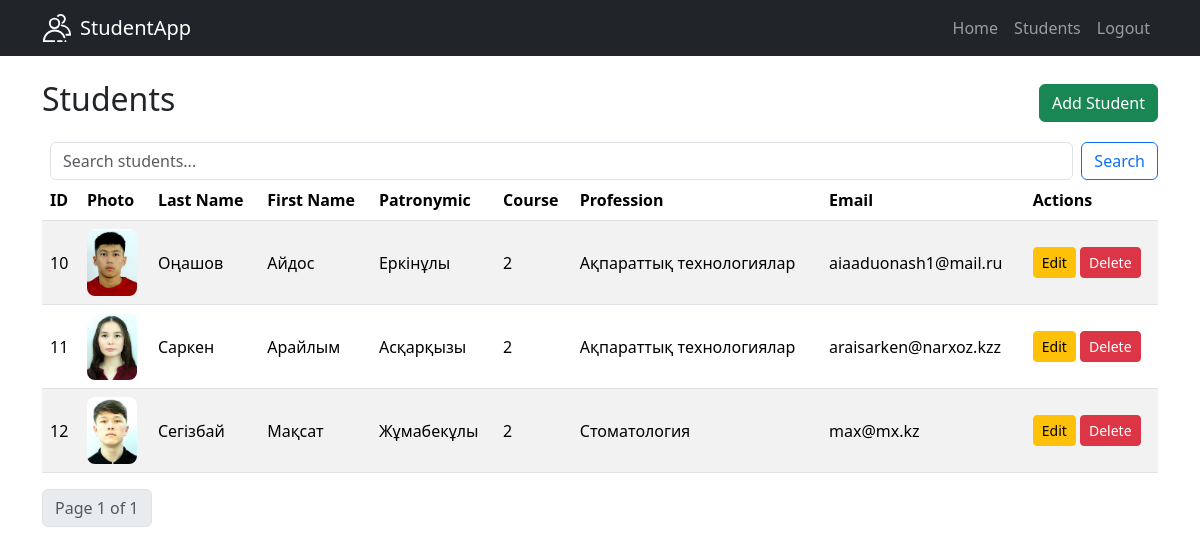
Page /students (signed in) on the committed database.
### app/models.py (models this page shows)
class Student(db.Model):
    id = db.Column(db.Integer, primary_key=True)
    first_name = db.Column(db.String(100), nullable=False)
    last_name = db.Column(db.String(100), nullable=False)
    patronymic = db.Column(db.String(100), nullable=True)
    email = db.Column(db.String(120), unique=True, nullable=False)
    course = db.Column(db.String(100), nullable=False)
    profession = db.Column(db.String(100), nullable=True)
    image = db.Column(db.String(100), nullable=True, default='default.jpg')
    created_at = db.Column(db.DateTime, default=datetime.utcnow())
    user_id = db.Column(db.Integer, db.ForeignKey('user.id'), nullable=False)
    user = db.relationship('User', backref='students', lazy=True)

### app/students/routes.py (the view)
@students.route('/students')
@login_required
def list_students():
    page = request.args.get('page', 1, type=int)
    search = request.args.get('search', '', type=str)
    students_query = Student.query.filter_by(user_id=current_user.id)
    if search:
        students_query = students_query.filter(
            (Student.first_name.ilike(f'%{search}%')) |
            (Student.last_name.ilike(f'%{search}%')) |
            (Student.patronymic.ilike(f'%{search}%'))
        )
    students_paginated = students_query.paginate(page=page, per_page=5)
    return render_template('students/list.html', students=students_paginated, search=search)

### app/models.py (called while the page is built)
@login_manager.user_loader
def load_user(user_id):
    return User.query.get(int(user_id))

### app/templates/students/list.html (shortened to what this page needs)
{% extends "base.html" %}
{% block content %}
    <div class="d-flex justify-content-between align-items-center mb-3">
        <h2>Students</h2>
        <a href="{{ url_for('students.add_student') }}" class="btn btn-success">Add Student</a>
    </div>
    {% if current_user.is_authenticated and request.path == url_for('students.list_students') %}
        <form class="d-flex ms-2" method="get" action="{{ url_for('students.list_students') }}">
            <input class="form-control me-2" type="search" name="search" placeholder="Search students..."
                   value="{{ search or '' }}">
            <button class="btn btn-outline-primary" type="submit">Search</button>
        </form>
    {% endif %}
    {% if students.items %}
        <table class="table table-striped align-middle">
            <thead>
            <tr>
                <th>ID</th>
                <th>Photo</th>
                <th>Last Name</th>
                <th>First Name</th>
                <th>Patronymic</th>
                <th>Course</th>
                <th>Profession</th>
                <th>Email</th>
                <th>Actions</th>
            </tr>
            </thead>
            <tbody>
            {% for student in students.items %}
                <tr>
                    <td>{{ student.id }}</td>
                    <td>
                        {% if student.image %}
                            <img src="{{ url_for('static', filename='uploads/' + student.image) }}"
                                 alt="Student Image" width="50" height="67"
                                 style="object-fit: cover; border-radius: 8px;">
                        {% else %}
                            No Photo
                        {% endif %}
                    </td>
                    <td>{{ student.last_name }}</td>
                    <td>{{ student.first_name }}</td>
                    <td>{{ student.patronymic }}</td>
                    <td>{{ student.course }}</td>
                    <td>{{ student.profession }}</td>
                    <td>{{ student.email}}</td>
                    <td>
                        <a href="{{ url_for('students.edit_student', id=student.id) }}" class="btn btn-warning btn-sm">Edit</a>
                        <form action="{{ url_for('students.delete_student', id=student.id) }}" method="post"
                              style="display:inline;" onsubmit="return confirm('Are you sure?');">
                            <button type="submit" class="btn btn-danger btn-sm">Delete</button>
                        </form>
                    </td>
                </tr>
            {% endfor %}
            </tbody>
        </table>
        <nav>
            <ul class="pagination">
                <li class="page-item disabled"><span
                        class="page-link">Page {{ students.page }} of {{ students.pages }}</span></li>
            </ul>
        </nav>
    {% else %}
        <div class="text-center mt-5">No students found :(</div>
    {% endif %}
{% endblock %}

### rows in the picture
Student: id "10", image (picture), last_name "Оңашов", first_name "Айдос", patronymic "Еркінұлы", course "2", profession "Ақпараттық технологиялар", email "aiaaduonash1@mail.ru"
Student: id "11", image (picture), last_name "Саркен", first_name "Арайлым", patronymic "Асқарқызы", course "2", profession "Ақпараттық технологиялар", email "araisarken@narxoz.kzz"
Student: id "12", image (picture), last_name "Сегізбай", first_name "Мақсат", patronymic "Жұмабекұлы", course "2", profession "Стоматология", email "max@mx.kz"

### other values in the picture
{{ students.page }} "1"
{{ students.pages }} "1"
